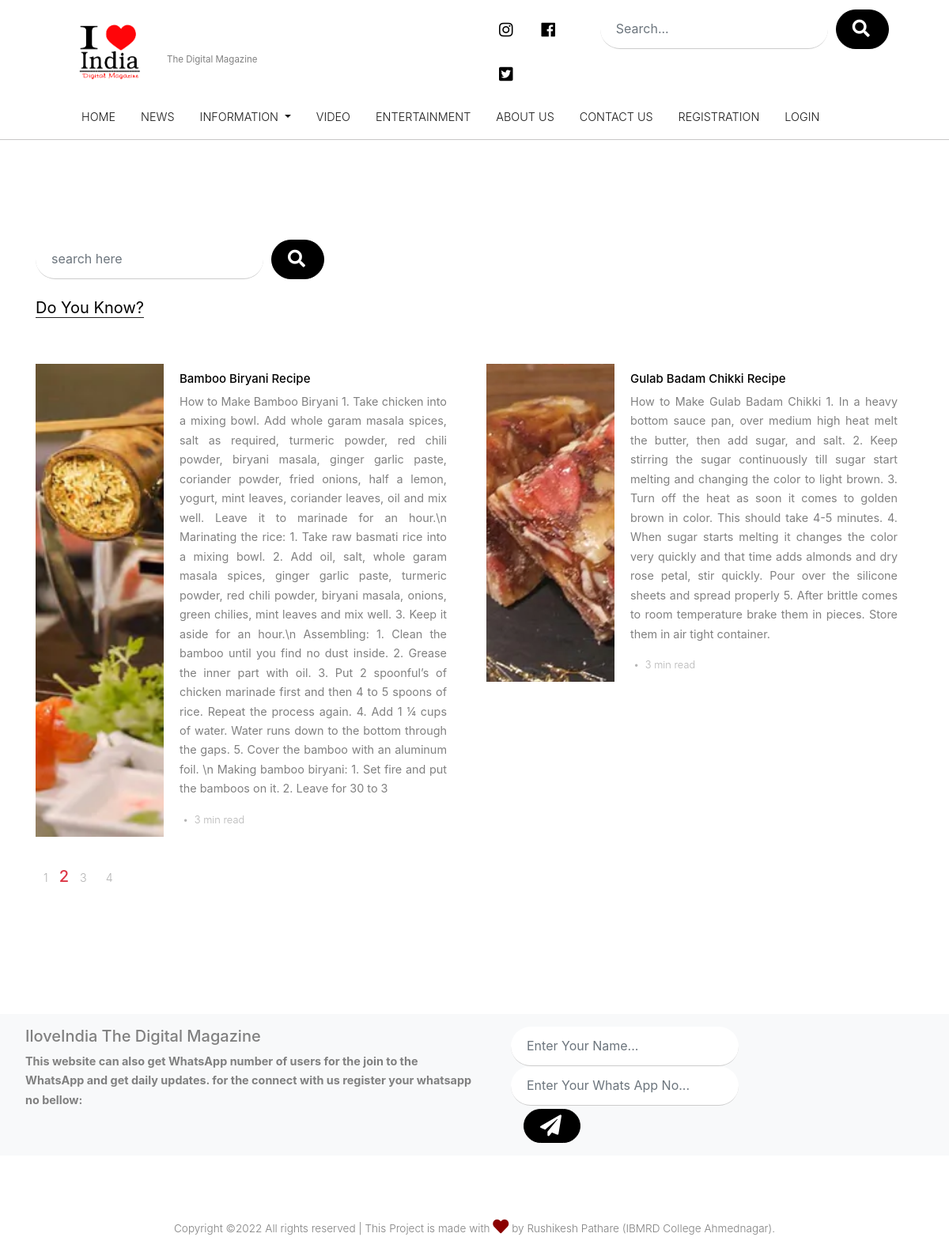
The page /education on the database its author committed.
### usersite/models.py (models this page shows, shortened)
class Educational(models.Model):
    Edu_Id=models.AutoField
    Header= models.CharField(max_length=100, default="")
    Img= models.ImageField(upload_to="usersite/placeimg", default="")
    Edu_Disc= models.CharField(max_length=1000, default="")

### usersite/views.py (the view)
# urls.py: path("education", views.education, name="education"),
def education(request):
    education= Educational.objects.all()
    params={'education':education}
    return render(request,'usersite/education.html',params)

### usersite/templates/usersite/education.html (shortened to what this page needs)
{% extends 'usersite/basic.html' %}
{% block body %}
{% load static %}
<div class="site-section">
    <div class="container">
      <div class="mb-4">
      <form action="#" class="search-form d-inline-block">
        <div class="d-flex">
          <input type="text" class="form-control" placeholder="search here">
          <button type="submit" class="btn btn-secondary" ><i class="fas fa-search" style="font-size:22px;"></i></button>
        </div>
      </form>
    </div>
    <div class="section-title">
        <h2>
            Do You Know?
        </h2>
      </div>
      <div class="row">
        {% for i in education|slice:"0:" %}
        {% if forloop.counter0|divisibleby:"2" == True %}
        <div class="col-lg-6">
          <div class="post-entry-2 d-flex">
            <div class="thumbnail" style="background-image: url('/media/{{i.Img}}')"></div>
            <div class="contents">
              <h2><a href="blog-single.html">{{i.Header}}</a></h2>
              <p class="mb-3 font-weight-normal text-justify">{{i.Edu_Disc}}</p>
              <div class="post-meta">
                <span class="date-read">{{i.Date}}<span class="mx-1">&bullet;</span> 3 min read </span>
              </div>
            </div>
          </div>
        </div>
        {% endif %}
        {% if forloop.counter0|divisibleby:"2" == False %}
        <div class="col-lg-6">
          <div class="post-entry-2 d-flex">
            <div class="thumbnail" style="background-image: url('/media/{{i.Img}}')"></div>
            <div class="contents">
              <h2><a href="blog-single.html">{{i.Header}}</a></h2>
              <p class="mb-3 font-weight-normal text-justify">{{i.Edu_Disc}}</p>
              <div class="post-meta">
                <span class="date-read">{{i.Date}}<span class="mx-1">&bullet;</span> 3 min read </span>
              </div>
            </div>
          </div>
        </div>
        {% endif %}
        {% endfor %}
      </div>
      <div class="row">
        <div class="col-lg-6">
          <ul class="custom-pagination list-unstyled">
            <li><a href="#">1</a></li>
            <li class="text-danger h5 active ">2</li>
            <li><a href="#">3</a></li>
            <li><a href="#">4</a></li>
          </ul>
        </div>
      </div>
    </div>
  </div>
{% endblock %}

### rows shown on the page
Educational: Img (picture), Header "Bamboo Biryani Recipe", Edu_Disc "How to Make Bamboo Biryani 1. Take chicken into a mixing bowl. Add whole garam masala spices, salt as required, turmeric powder, red chili powder, biryani masala, ginger garlic paste, coriander powder, fried onions, half a lemon, yogurt, mint leaves, coriander leaves, oil and mix well. Leave it to marinade for an hour.\\n Marinating the rice: 1. Take raw basmati rice into a mixing bowl. 2. Add oil, salt, whole garam masala spices, ginger garlic paste, turmeric powder, red chili powder, biryani masala, onions, green chilies, mint leaves and mix well. 3. Keep it aside for an hour.\\n Assembling: 1. Clean the bamboo until you find no dust inside. 2. Grease the inner part with oil. 3. Put 2…"
Educational: Img (picture), Header "Gulab Badam Chikki Recipe", Edu_Disc "How to Make Gulab Badam Chikki 1. In a heavy bottom sauce pan, over medium high heat melt the butter, then add sugar, and salt. 2. Keep stirring the sugar continuously till sugar start melting and changing the color to light brown. 3. Turn off the heat as soon it comes to golden brown in color. This should take 4-5 minutes. 4. When sugar starts melting it changes the color very quickly and that time adds almonds and dry rose petal, stir quickly. Pour over the silicone sheets and spread properly 5. After brittle comes to room temperature brake them in pieces. Store them in air tight container."
